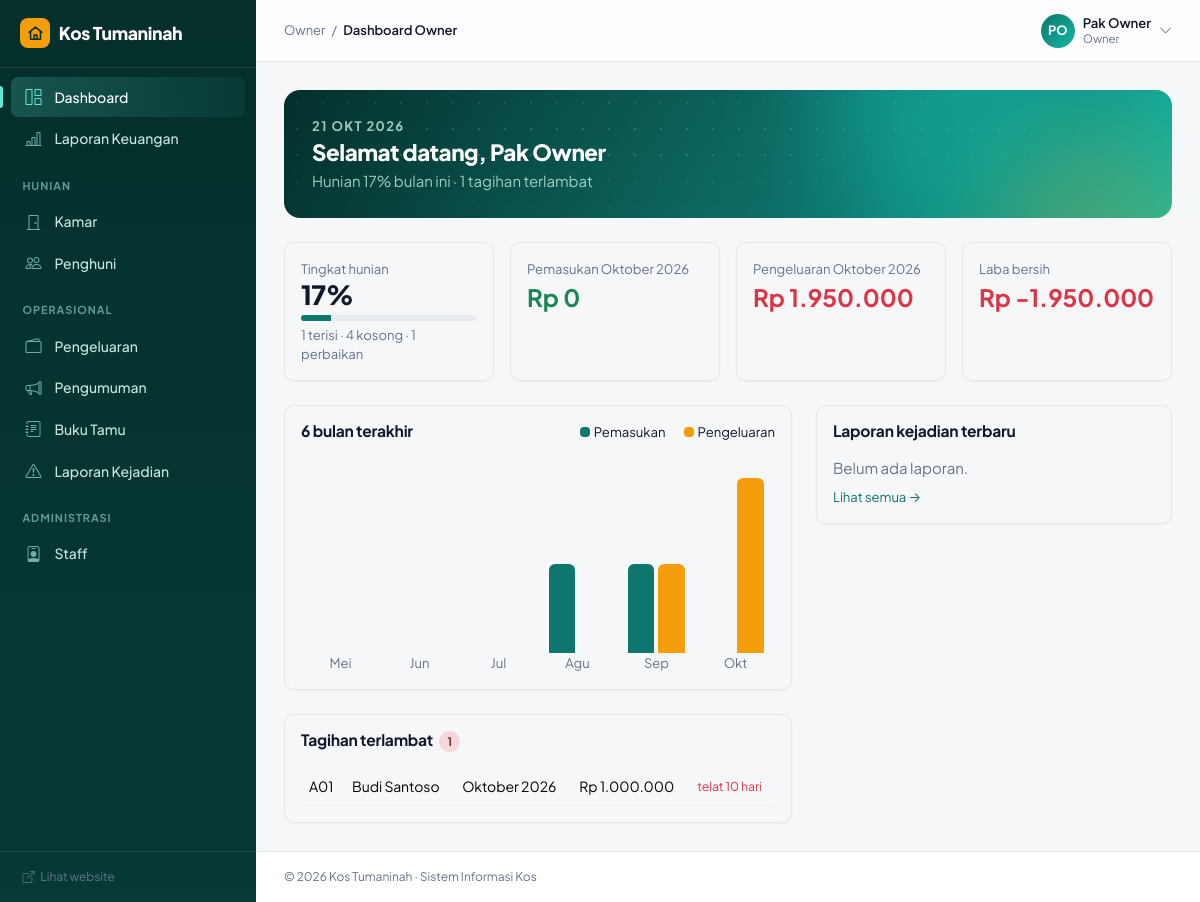
/owner/dashboard.php (signed in), run on the app's committed database.
### tables this page shows
CREATE TABLE tagihan (
    id          INT UNSIGNED AUTO_INCREMENT PRIMARY KEY,
    sewa_id     INT UNSIGNED NOT NULL,
    periode     CHAR(7) NOT NULL COMMENT 'format YYYY-MM',
    jumlah      INT UNSIGNED NOT NULL,
    jatuh_tempo DATE NOT NULL,
    status      ENUM('belum','menunggu','lunas') NOT NULL DEFAULT 'belum',
    created_at  DATETIME NOT NULL DEFAULT CURRENT_TIMESTAMP,
    UNIQUE KEY uq_tagihan (sewa_id, periode),
    FOREIGN KEY (sewa_id) REFERENCES sewa(id) ON DELETE CASCADE
);

CREATE TABLE kamar (
    id              INT UNSIGNED AUTO_INCREMENT PRIMARY KEY,
    nomor_kamar     VARCHAR(10) NOT NULL UNIQUE,
    harga_per_bulan INT UNSIGNED NOT NULL DEFAULT 1000000,
    ukuran          VARCHAR(20),
    status          ENUM('kosong','terisi','perbaikan') NOT NULL DEFAULT 'kosong',
    deskripsi       TEXT,
    created_at      DATETIME NOT NULL DEFAULT CURRENT_TIMESTAMP
);

CREATE TABLE users (
    id             INT UNSIGNED AUTO_INCREMENT PRIMARY KEY,
    nama           VARCHAR(100) NOT NULL,
    email          VARCHAR(100) NOT NULL UNIQUE,
    password       VARCHAR(255) NOT NULL,
    no_hp          VARCHAR(20),
    role           ENUM('owner','ga','penghuni','penjaga') NOT NULL DEFAULT 'penghuni',
    no_ktp         VARCHAR(20),
    alamat         TEXT,
    kontak_darurat VARCHAR(100),
    aktif          TINYINT(1) NOT NULL DEFAULT 1,
    created_at     DATETIME NOT NULL DEFAULT CURRENT_TIMESTAMP
);

### owner/dashboard.php (the view, shortened to what this page needs)
<?php
require_once __DIR__ . '/../includes/functions.php';
$bulanIni = date('Y-m');
$kamar = q("SELECT COUNT(*) total, SUM(status = 'terisi') terisi, SUM(status = 'kosong') kosong, SUM(status = 'perbaikan') perbaikan FROM kamar")->fetch();
$okupansi = $kamar['total'] ? round($kamar['terisi'] / $kamar['total'] * 100) : 0;
$pemasukan = (int) q("SELECT COALESCE(SUM(jumlah), 0) FROM pembayaran WHERE status = 'valid' AND DATE_FORMAT(tanggal_bayar, '%Y-%m') = ?", [$bulanIni])->fetchColumn();
$pengeluaran = (int) q("SELECT COALESCE(SUM(jumlah), 0) FROM pengeluaran WHERE DATE_FORMAT(tanggal, '%Y-%m') = ?", [$bulanIni])->fetchColumn();
$nunggak = q(
    "SELECT t.*, u.nama, u.no_hp, k.nomor_kamar, DATEDIFF(CURDATE(), t.jatuh_tempo) AS telat FROM tagihan t
     JOIN sewa s ON s.id = t.sewa_id JOIN users u ON u.id = s.user_id JOIN kamar k ON k.id = s.kamar_id
     WHERE t.status <> 'lunas' AND t.jatuh_tempo < CURDATE() ORDER BY t.jatuh_tempo"
)->fetchAll();
$kejadian = q('SELECT l.*, u.nama FROM laporan_kejadian l JOIN users u ON u.id = l.penjaga_id ORDER BY l.id DESC LIMIT 5')->fetchAll();
$grafik = [];
for ($i = 5; $i >= 0; $i--) {
    $p = date('Y-m', strtotime("first day of -$i month"));
    $grafik[] = [
        'label'  => substr(BULAN[(int) substr($p, 5)], 0, 3),
        'masuk'  => (int) q("SELECT COALESCE(SUM(jumlah), 0) FROM pembayaran WHERE status = 'valid' AND DATE_FORMAT(tanggal_bayar, '%Y-%m') = ?", [$p])->fetchColumn(),
        'keluar' => (int) q("SELECT COALESCE(SUM(jumlah), 0) FROM pengeluaran WHERE DATE_FORMAT(tanggal, '%Y-%m') = ?", [$p])->fetchColumn(),
    ];
}
$maks = max(1, ...array_map(fn($g) => max($g['masuk'], $g['keluar']), $grafik));
require __DIR__ . '/../includes/header.php';
?>
<?= welcome_banner('Selamat datang, ' . $u['nama'], "Hunian {$okupansi}% bulan ini · " . count($nunggak) . ' tagihan terlambat') ?>
<div class="row g-3 mb-4">
    <div class="col-6 col-lg-3"><div class="card shadow-sm stat-card h-100"><div class="card-body">
        <div class="text-muted small">Tingkat hunian</div><div class="fs-2 fw-bold"><?= $okupansi ?>%</div>
        <div class="progress mt-1" style="height:6px"><div class="progress-bar" style="width:<?= $okupansi ?>%"></div></div>
        <div class="small text-muted mt-1"><?= (int) $kamar['terisi'] ?> terisi · <?= (int) $kamar['kosong'] ?> kosong · <?= (int) $kamar['perbaikan'] ?> perbaikan</div>
    </div></div></div>
    <div class="col-6 col-lg-3"><div class="card shadow-sm h-100"><div class="card-body">
        <div class="text-muted small">Pemasukan <?= periode_label($bulanIni) ?></div><div class="fs-4 fw-bold text-success"><?= rupiah($pemasukan) ?></div>
    </div></div></div>
    <div class="col-6 col-lg-3"><div class="card shadow-sm h-100"><div class="card-body">
        <div class="text-muted small">Pengeluaran <?= periode_label($bulanIni) ?></div><div class="fs-4 fw-bold text-danger"><?= rupiah($pengeluaran) ?></div>
    </div></div></div>
    <div class="col-6 col-lg-3"><div class="card shadow-sm h-100"><div class="card-body">
        <div class="text-muted small">Laba bersih</div><div class="fs-4 fw-bold <?= $pemasukan - $pengeluaran < 0 ? 'text-danger' : '' ?>"><?= rupiah($pemasukan - $pengeluaran) ?></div>
    </div></div></div>
</div>
<div class="row g-4">
    <div class="col-lg-7">
        <div class="card shadow-sm mb-4"><div class="card-body">
            <div class="d-flex justify-content-between"><h5>6 bulan terakhir</h5>
                <div class="small"><span class="d-inline-block rounded-1 me-1" style="width:10px;height:10px;background:#0f766e"></span>Pemasukan <span class="d-inline-block rounded-1 ms-3 me-1" style="width:10px;height:10px;background:#f59e0b"></span>Pengeluaran</div></div>
            <div class="d-flex align-items-end justify-content-around mt-3" style="height:200px" data-reveal>
                <?php foreach ($grafik as $g): ?>
                    <div class="text-center" style="width:14%">
                        <div class="d-flex align-items-end justify-content-center gap-1" style="height:175px">
                            <div class="rounded-top grow-bar" style="background:#0f766e;width:40%;height:<?= $g['masuk'] / $maks * 100 ?>%" title="Pemasukan <?= rupiah($g['masuk']) ?>" data-bs-toggle="tooltip"></div>
                            <div class="rounded-top grow-bar" style="background:#f59e0b;width:40%;height:<?= $g['keluar'] / $maks * 100 ?>%" title="Pengeluaran <?= rupiah($g['keluar']) ?>" data-bs-toggle="tooltip"></div>
                        </div>
                        <div class="small text-muted"><?= $g['label'] ?></div>
                    </div>
                <?php endforeach; ?>
            </div>
        </div></div>
        <div class="card shadow-sm"><div class="card-body">
            <h5>Tagihan terlambat <span class="badge rounded-pill bg-danger-subtle text-danger-emphasis ms-1"><?= count($nunggak) ?></span></h5>
            <div class="table-responsive"><table class="table table-sm mb-0 text-nowrap">
                <?php foreach ($nunggak as $n): ?>
                    <tr>
                        <td><?= e($n['nomor_kamar']) ?></td><td><?= e($n['nama']) ?></td>
                        <td><?= periode_label($n['periode']) ?></td><td><?= rupiah($n['jumlah']) ?></td>
                        <td class="text-danger small">telat <?= $n['telat'] ?> hari</td>
                    </tr>
                <?php endforeach; ?>
            </table></div>
        </div></div>
    </div>
    <div class="col-lg-5">
        <div class="card shadow-sm"><div class="card-body">
            <h5>Laporan kejadian terbaru</h5>
            <?php if (!$kejadian): ?><p class="text-muted mb-0">Belum ada laporan.</p><?php endif; ?>
            <a href="<?= url('penjaga/kejadian.php') ?>" class="small d-block mt-2">Lihat semua →</a>
        </div></div>
    </div>
</div>
<?php require __DIR__ . '/../includes/footer.php'; ?>

### assets/css/style.css (style rules this page uses)
:root { --brand: #0f766e; --brand-hover: #115e59; --brand-active: #134e4a; --brand-soft: #e7f3f1; --ink: #0f172a; --ink-2: #334155; --muted: #64748b; --line: #e5e7eb; --canvas: #f6f7f9; --sidebar: #0f172a; --radius: 10px; --bs-body-font-family: 'Plus Jakarta Sans', system-ui, -apple-system, 'Segoe UI', Roboto, sans-serif; --bs-body-font-size: .9375rem; --bs-body-color: var(--ink); --bs-body-bg: var(--canvas); --bs-secondary-color: var(--muted); --bs-border-color: var(--line); --bs-primary: #0f766e; --bs-primary-rgb: 15, 118, 110; --bs-primary-bg-subtle: #e7f3f1; --bs-primary-border-subtle: #b9ddd7; --bs-primary-text-emphasis: #115e59; --bs-link-color: #0f766e; --bs-link-color-rgb: 15, 118, 110; --bs-link-hover-color: #115e59; --bs-link-hover-color-rgb: 17, 94, 89; }
body { -webkit-font-smoothing: antialiased; letter-spacing: -.003em; }
h1, h2, h3, h4, h5, h6, .h1, .h2, .h3, .h4, .h5, .h6 { font-weight: 700; letter-spacing: -.015em; color: var(--ink); }
a { text-decoration: none; }
.text-muted { color: var(--muted) !important; }
.card { border: 1px solid var(--line); border-radius: var(--radius); }
.shadow-sm { box-shadow: 0 1px 2px rgba(15, 23, 42, .04) !important; }
.card-body > h5:first-child, .card-body > div > h5:first-child { font-size: .975rem; font-weight: 700; margin-bottom: 1rem; }
.table { --bs-table-bg: transparent; font-size: .875rem; margin-bottom: 0; }
.table td, .table th { vertical-align: middle; padding: .75rem .75rem; border-color: #eef0f3; }
.table-sm td, .table-sm th { padding: .5rem .5rem; }
.card-body.table-responsive, .card-body > .table-responsive { padding: 0; }
.badge { font-weight: 600; font-size: .72rem; padding: .38em .7em; }
.progress-bar { background-color: var(--brand); }
.stat-card { color: inherit; transition: border-color .15s; }
.stat-card .fs-2 { font-size: 1.65rem !important; font-weight: 800 !important; letter-spacing: -.02em; line-height: 1.2; }

### assets/css/motion.css (style rules this page uses)
:root { --ease-out: cubic-bezier(.22, .61, .36, 1); --dur: .45s; }
.app-content .row > [class*="col"] > .card { animation: pageIn .45s var(--ease-out) both; }
.app-content .row > [class*="col"]:nth-child(2) > .card { animation-delay: .04s; }
.app-content .row > [class*="col"]:nth-child(3) > .card { animation-delay: .08s; }
.app-content .row > [class*="col"]:nth-child(4) > .card { animation-delay: .12s; }
.js [data-reveal] { opacity: 0; transform: translateY(18px); transition: opacity var(--dur) var(--ease-out), transform var(--dur) var(--ease-out); will-change: opacity, transform; }
.js [data-reveal].is-visible { opacity: 1; transform: none; }
.card { transition: border-color .2s ease, box-shadow .2s ease, transform .2s ease; }
.table tbody tr { transition: background-color .12s ease; }
.progress-bar { transition: width .9s var(--ease-out); }
.js .grow-bar { transform-origin: bottom; transform: scaleY(0); transition: transform .8s var(--ease-out); }
.js .is-visible .grow-bar, .js .grow-bar.is-visible { transform: scaleY(1); }

### assets/css/theme.css (style rules this page uses)
:root { --deep: #042f2b; --deep-2: #0b4f48; --accent: #f59e0b; --accent-hover: #fbbf24; --mint: #5eead4; }
html { scroll-behavior: smooth; }

### data on the page
tagihan: kamar.nomor_kamar "A01", users.nama "Budi Santoso", periode "Oktober 2026", jumlah "Rp 1.000.000", telat "10"

### other printed values
APP_NAME "Kos Tumaninah"
$label "Dashboard"
$label "Laporan Keuangan"
$seksi "HUNIAN"
$label "Kamar"
$label "Penghuni"
$seksi "OPERASIONAL"
$label "Pengeluaran"
$label "Pengumuman"
$label "Buku Tamu"
$label "Laporan Kejadian"
$seksi "ADMINISTRASI"
$label "Staff"
ROLE_LABEL[$u['role']] "Owner"
$crumb "Dashboard Owner"
